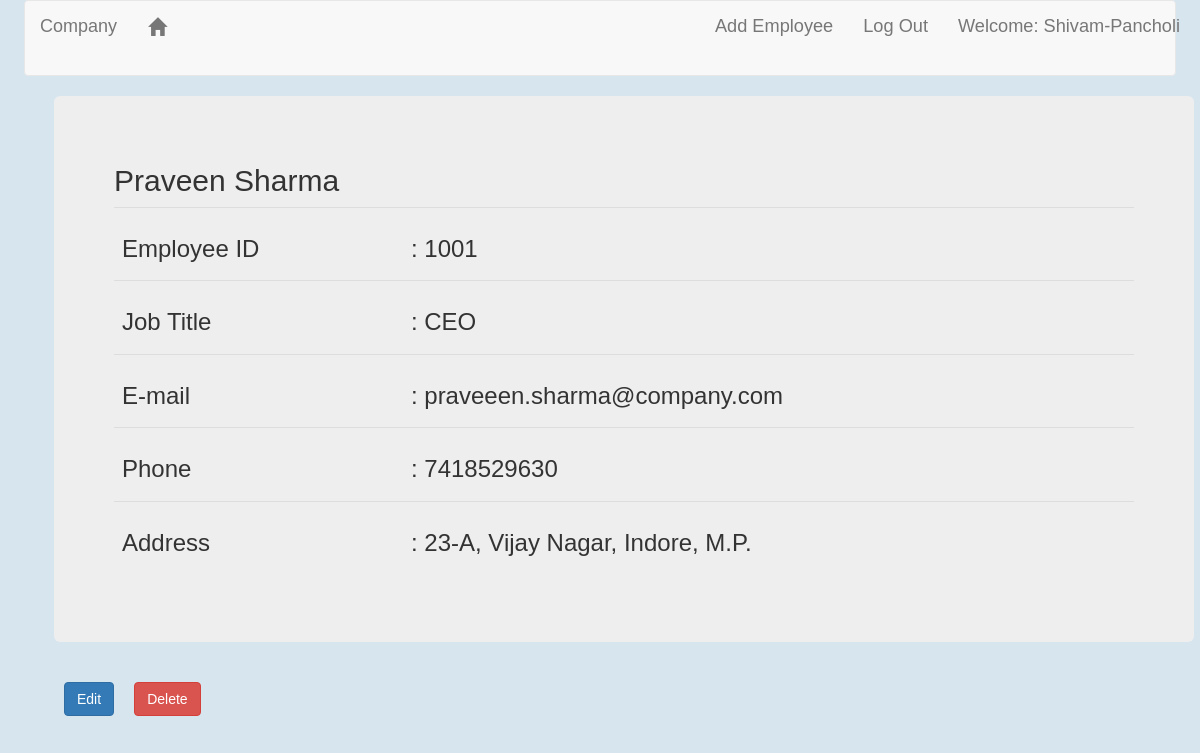
Screenshot of /employee/23 (signed in) with the database file from the repository.
### EmployeeList/models.py (models this page shows, shortened)
class Employee(models.Model):
    employee_id = models.IntegerField(null=True)
    name = models.CharField(max_length=20)
    surname = models.CharField(max_length=20)
    job_title = models.CharField(null=True,max_length=30)
    email = models.EmailField(null=True)
    phone = models.IntegerField(null=True)
    address = models.CharField(max_length=100, null=True)

### EmployeeList/views.py (the view)
# urls.py: path('employee/<int:pk>', views.EmpDetailView.as_view(), name='emp_detail_view'),
class EmpDetailView(DetailView):
    model = Employee

### templates/EmployeeList/employee_detail.html (shortened to what this page needs)
<!DOCTYPE html>
{% extends 'EmployeeList/index.html' %}
    {% block content %}
        {% if user.is_authenticated %}
            <div class='container detail_view'>
                <div class='jumbotron'>
                    <h2>{{employee.name}} {{employee.surname}}</h2>
                    <table class='table'>
                            <td><h3>Employee ID</h3></td>
                            <td><h3> : {{employee.employee_id}}</h3></td>
                        <tr>
                            <td><h3>Job Title</h3></td>
                            <td><h3> : {{employee.job_title}}</h3></td>
                        </tr>
                        <tr>
                            <td><h3>E-mail</h3></td>
                            <td><h3> : {{employee.email}}</h3></td>
                        </tr>
                        <tr>
                            <td><h3>Phone</h3></td>
                            <td><h3> : {{employee.phone}}</h3></td>
                        </tr>
                        <tr>
                            <td><h3>Address</h3></td>
                            <td><h3> : {{employee.address}}</h3></td>
                        </tr>
                    </table>
                </div>
                <a class="btn btn-primary update" href="{% url 'EmployeeList:emp_update_view' pk=employee.pk %}">
                    <span>Edit</span>
                <a class="btn btn-danger update" href="{% url 'EmployeeList:emp_delete_view' pk=employee.pk %}">
                    <span>Delete</span>
                </a>
            </div>
        {% else %}
            <div class='jumbotron'>
                <h3>Please Login to see Employee's detail</h3>
            </div>
        {% endif %}
    {% endblock %}

### templates/EmployeeList/index.html (shortened to what this page needs)
<!DOCTYPE html>
{% load static %}
<html lang="en" dir="ltr">
  <head>
    <link rel="stylesheet" href="https://stackpath.bootstrapcdn.com/bootstrap/3.4.1/css/bootstrap.min.css">
    <link rel="stylesheet" href="{% static 'css/index.css'%}">
  </head>
  <body>
      <nav class="navbar navbar-default">
          <div class="container">
              <ul class="nav navbar-nav">
                  <li><a class="navbar-brand bigbrand" href="{% url 'EmployeeList:emp_list_view' %}">Company</a></li>
                  <li><a class="navbar" href="{% url 'EmployeeList:emp_list_view' %}"><span class='glyphicon glyphicon-home'></span></a></li>
              </ul>
              <ul class="nav navbar-nav navbar-right">
                  {% if user.is_authenticated %}
                  <li><a href="{% url 'EmployeeList:emp_create_view' %}">Add Employee</a></li>
                  <li><a href="{% url 'EmployeeList:logout' %}">Log Out</a></li>
                  <li><a>Welcome: {{user.username}}</a></li>
                  {%else%}
                  <li><a class="nav navbar-right" href="{% url 'EmployeeList:login' %}">Sign In!</a></li>
                  <li><a class="navbar" href="{% url 'EmployeeList:register' %}">Sign Up!</a></li>
                  {% endif %}
              </ul>
          </div>
      </nav>
      <div class="content centerstage container">
        {% block content %}
        {% endblock %}
      </div>
  </body>
</html>

### static/css/index.css (style rules this page uses)
body { font-family: 'Lucida Sans', 'Lucida Sans Regular', 'Lucida Grande', 'Lucida Sans Unicode', Geneva, Verdana, sans-serif; padding-left: 2%; padding-right: 2%; padding-bottom: 25%; background-color: rgb(214, 229, 238); }
nav { font-size: 1.3em; }
.centerstage { margin-left: auto; margin-right: auto; }
.bigbrand { font-size: 1.5; }
.update { margin: 10px; }

### rows the page displays
Employee: name "Praveen", surname "Sharma", employee_id "1001", job_title "CEO", email "praveeen.sharma@company.com", phone "7418529630", address "23-A, Vijay Nagar, Indore, M.P."

### other values shown
{{ user.username }} "Shivam-Pancholi"
